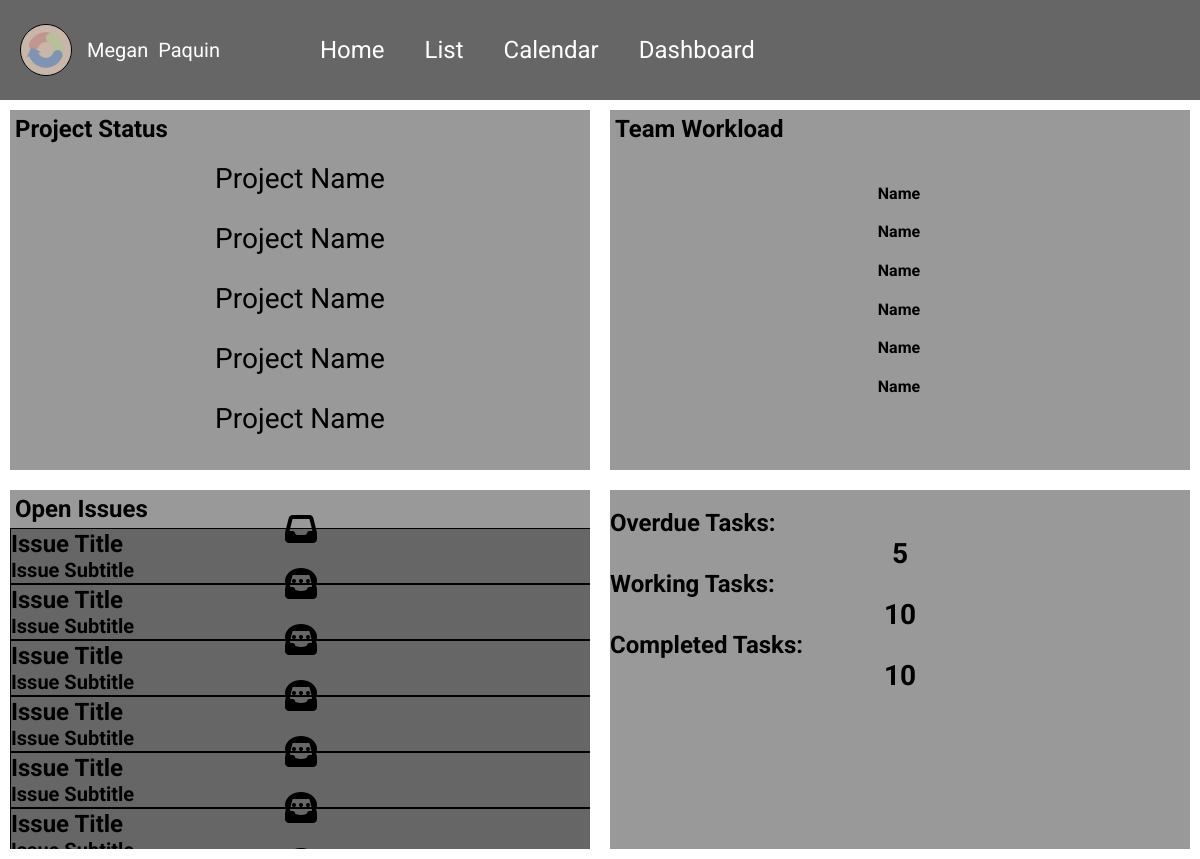
The page /dashboard (signed in) on the database its author committed.
### accounts/models.py (models this page shows, shortened)
class CustomUser(AbstractBaseUser, PermissionsMixin):
    email = models.EmailField(_('email address'), unique=True)
    is_staff = models.BooleanField(default=False)
    is_active = models.BooleanField(default=True)
    date_joined = models.DateTimeField(default=timezone.now)
    USERNAME_FIELD = 'email'
    REQUIRED_FIELDS = []
    color = models.CharField(max_length=7, default="#FFFFFF")
    first_name = models.CharField(max_length=128)
    last_name = models.CharField(max_length=128)
    phone = models.CharField(max_length=9, null=True)
    image = models.ImageField(upload_to='images/', default='default_img.png')
    objects = CustomUserManager()

### pages/views.py (the view)
# urls.py: path('dashboard', DashboardPageView.as_view(), name="dashboard"),
class DashboardPageView(TemplateView):
    template_name = "pages/dashboard.html"
    def get_context_data(self, **kwargs):
        context = super().get_context_data(**kwargs)
        context['tasks'] = Task.objects.order_by('created_on')
        return context

### templates/pages/dashboard.html (shortened to what this page needs)
{% extends 'base.html' %}
{% load static %}
{% block links %}
    <link rel="stylesheet" href="{% static 'css/dashboard.css' %}" />
{% endblock links %}
{% block contents %}
<div class="column-container contents">
    <div class="row-container top">
      <section class="top-left">
        <h4 class="section-labels">Project Status</h4>
        <div class="progress" style="height: 50px">
          <span class="title">Project Name</span>
        </div>
        <div class="progress" style="height: 50px">
          <span class="title">Project Name</span>
        </div>
        <div class="progress" style="height: 50px">
          <span class="title">Project Name</span>
        </div>
        <div class="progress" style="height: 50px">
          <span class="title">Project Name</span>
        </div>
        <div class="progress" style="height: 50px">
          <span class="title">Project Name</span>
        </div>
      </section>
      <section class="top-right">
        <h4 class="section-labels">Team Workload</h4>
        <table class="charts-css column show-labels show-4-secondary-axes">
          <tr>
              <th scope="row">Name</th>
          </tr>
          <tr>
              <th scope="row">Name</th>
          </tr>
          <tr>
              <th scope="row">Name</th>
          </tr>
          <tr>
              <th scope="row">Name</th>
          </tr>
          <tr>
              <th scope="row">Name</th>
          </tr>
          <tr>
              <th scope="row">Name</th>
          </tr>
        </table>
      </section>
    </div>
    <div class="row-container bottom">
      <section class="bottom-left">
        <h4 class="section-labels">Open Issues</h4>
        <div class="issue-ticket row-container">
          <i class="fa-solid fa-inbox fa-2xl"></i>
          <div class="column-container details">
            <h4>Issue Title</h4>
            <h5>Issue Subtitle</h5>
          </div>
          <i class="fa-regular fa-comment-dots fa-2xl"></i>
        </div>
        <div class="issue-ticket row-container">
          <i class="fa-solid fa-inbox fa-2xl"></i>
          <div class="column-container details">
            <h4>Issue Title</h4>
            <h5>Issue Subtitle</h5>
          </div>
          <i class="fa-regular fa-comment-dots fa-2xl"></i>
        </div>
        <div class="issue-ticket row-container">
          <i class="fa-solid fa-inbox fa-2xl"></i>
          <div class="column-container details">
            <h4>Issue Title</h4>
            <h5>Issue Subtitle</h5>
          </div>
          <i class="fa-regular fa-comment-dots fa-2xl"></i>
        </div>
        <div class="issue-ticket row-container">
          <i class="fa-solid fa-inbox fa-2xl"></i>
          <div class="column-container details">
            <h4>Issue Title</h4>
            <h5>Issue Subtitle</h5>
          </div>
          <i class="fa-regular fa-comment-dots fa-2xl"></i>
        </div>
        <div class="issue-ticket row-container">
          <i class="fa-solid fa-inbox fa-2xl"></i>
          <div class="column-container details">
            <h4>Issue Title</h4>
            <h5>Issue Subtitle</h5>
          </div>
          <i class="fa-regular fa-comment-dots fa-2xl"></i>
        </div>
        <div class="issue-ticket row-container">
          <i class="fa-solid fa-inbox fa-2xl"></i>
          <div class="column-container details">
            <h4>Issue Title</h4>
            <h5>Issue Subtitle</h5>
          </div>
        </div>
      </section>
      <section class="bottom-right">
        <div class="column-container pie-totals">
          <h4>Overdue Tasks:</h4>
          <h3>5</h3>
          <h4>Working Tasks:</h4>
          <h3>10</h3>
          <h4>Completed Tasks:</h4>
          <h3>10</h3>
        </div>
      </section>
    </div>
  </div>
{% endblock contents %}

### templates/base.html (shortened to what this page needs)
{% load static %}
<!DOCTYPE html>
<html lang="en">
<head>
    {% block links %}
    {% endblock links %}
    <link rel="stylesheet" href="{% static 'css/base.css' %}">
    <link rel="stylesheet" href="{% static 'css/page-layout.css' %}">
</head>
<body>
    <div class="row-container">
        <div class="column-container column">
            <div class="row-container top-nav">
                <div class="name-group">
                    <img src="{{ user.image.url }}" alt="user profile image" class="user-circle">
                    {% if user.is_authenticated %}
                        <span>{{ user.first_name }}</span>
                        <span>{{ user.last_name }}</span>
                    {% endif %}
                </div>
                <a href="{% url 'home' %}">Home</a>
                <a href="{% url 'list' %}">List</a>
                <a href="{% url 'calendar' %}">Calendar</a>
                <a href="{% url 'dashboard' %}">Dashboard</a>
            </div>
            <div class="column-container contents">
                {% block contents %}
                {% endblock contents %}
            </div>
        </div>
    </div>
</body>
</html>

### static/css/dashboard.css (style rules this page uses)
.top { flex: 1; height: calc((100vh - 102px) / 2); align-items: stretch; align-content: stretch; }
.bottom { flex: 1; height: calc((100vh - 102px) / 2); align-items: stretch; }
.top-left, .top-right, .bottom-left, .bottom-right { background-color: #999; width: calc(50% - 20px); height: calc(100% - 20px); margin: 10px; align-items: center; justify-content: center; overflow: auto; scroll-behavior: auto; }
.top-left { overflow: auto; scroll-behavior: auto; }
.progress { width: 80%; margin: 10px auto; color: black !important; font-size: 28px; position: relative; }
.title { position: absolute; top: 50%; left: 50%; transform: translate(-50%, -50%); font-size: 28px; }
.section-labels { margin: 5px; }
.details { width: fit-content; padding: 2px 50px; }
.issue-ticket { border: 1px solid black; background-color: #666; margin: 10px 50px; width: auto; }
.charts-css { height: 65%; width: 80%; margin: 30px auto; }
.pie-totals { width: fit-content; margin-left: 20px; }
.pie-totals h3 { text-align: center; }

### static/css/base.css (style rules this page uses)
* { padding: 0; margin: 0; }
html { padding: 0; margin-right: 0; }
a { color: inherit; }
body { background-color: #333333; font-family: 'Roboto', sans-serif; color: #FFF; }
h3 { font-size: 28px; }
h4 { font-size: 24px; }
h5 { font-size: 20px; }
.row-container { display: flex; width: 100%; flex-direction: row; flex-wrap: wrap; justify-content: center; align-items: center; margin: 0; padding: 0; }
.column-container { display: flex; width: 100%; flex-direction: column; align-content: left; margin: 0; padding: 0; }
a { text-decoration: none; color: black; }
.top-nav a { color: #FFF; }

### static/css/page-layout.css (style rules this page uses)
.user-circle { width: 50px; height: 50px; background-color: #FFF ; border: 1px solid black; border-radius: 50%; margin: auto 10px; }
.column { flex: 5; width: 100%; }
.top-nav { background-color: #666; height: 100px; font-size: 24px; justify-content: left; }
.contents { background-color: #fff; color: black; height: calc(100vh - 100px); }
.name-group { display: flex; flex-direction: row; flex-wrap: none; margin-left: 10px; margin-right: 75px; font-size: 20px; align-items: center; }
.name-group span { margin: 0 5px; }
.top-nav a { margin: auto 20px; }

### rows shown on the page
CustomUser: image (picture), first_name "Megan", last_name "Paquin"
